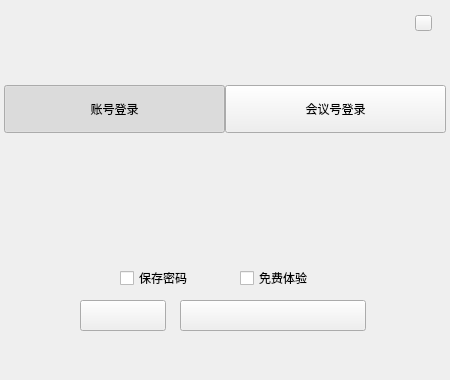
<?xml version="1.0" encoding="UTF-8"?>
<ui version="4.0">
 <class>UserLoginWdg</class>
 <widget class="QWidget" name="UserLoginWdg">
  <property name="geometry">
   <rect>
    <x>0</x>
    <y>0</y>
    <width>450</width>
    <height>380</height>
   </rect>
  </property>
  <property name="windowTitle">
   <string>UserLoginDlg</string>
  </property>
  <widget class="QLabel" name="logoLabel">
   <property name="geometry">
    <rect>
     <x>0</x>
     <y>0</y>
     <width>450</width>
     <height>380</height>
    </rect>
   </property>
   <property name="text">
    <string/>
   </property>
   <property name="pixmap">
    <pixmap>Resources/login/login_bg2.png</pixmap>
   </property>
  </widget>
  <widget class="QLabel" name="titleLabel">
   <property name="geometry">
    <rect>
     <x>24</x>
     <y>25</y>
     <width>242</width>
     <height>46</height>
    </rect>
   </property>
   <property name="text">
    <string/>
   </property>
  </widget>
  <widget class="QPushButton" name="countBtn">
   <property name="geometry">
    <rect>
     <x>4</x>
     <y>85</y>
     <width>221</width>
     <height>48</height>
    </rect>
   </property>
   <property name="text">
    <string>账号登录</string>
   </property>
   <property name="checkable">
    <bool>true</bool>
   </property>
   <property name="checked">
    <bool>true</bool>
   </property>
  </widget>
  <widget class="QPushButton" name="meetingBtn">
   <property name="geometry">
    <rect>
     <x>225</x>
     <y>85</y>
     <width>221</width>
     <height>48</height>
    </rect>
   </property>
   <property name="text">
    <string>会议号登录</string>
   </property>
   <property name="checkable">
    <bool>true</bool>
   </property>
  </widget>
  <widget class="QPushButton" name="setBtn">
   <property name="geometry">
    <rect>
     <x>80</x>
     <y>300</y>
     <width>86</width>
     <height>31</height>
    </rect>
   </property>
   <property name="text">
    <string/>
   </property>
  </widget>
  <widget class="QPushButton" name="loginBtn">
   <property name="geometry">
    <rect>
     <x>180</x>
     <y>300</y>
     <width>186</width>
     <height>31</height>
    </rect>
   </property>
   <property name="text">
    <string/>
   </property>
  </widget>
  <widget class="QPushButton" name="closeBtn">
   <property name="geometry">
    <rect>
     <x>415</x>
     <y>15</y>
     <width>17</width>
     <height>16</height>
    </rect>
   </property>
   <property name="text">
    <string/>
   </property>
  </widget>
  <widget class="QCheckBox" name="saveCheckBox">
   <property name="geometry">
    <rect>
     <x>120</x>
     <y>270</y>
     <width>91</width>
     <height>16</height>
    </rect>
   </property>
   <property name="text">
    <string>保存密码</string>
   </property>
  </widget>
  <widget class="QCheckBox" name="freeCheckBox">
   <property name="geometry">
    <rect>
     <x>240</x>
     <y>270</y>
     <width>101</width>
     <height>16</height>
    </rect>
   </property>
   <property name="text">
    <string>免费体验</string>
   </property>
  </widget>
 </widget>
 <layoutdefault spacing="6" margin="11"/>
 <resources>
  <include location="../Resources/Default.qrc"/>
 </resources>
 <connections/>
</ui>
